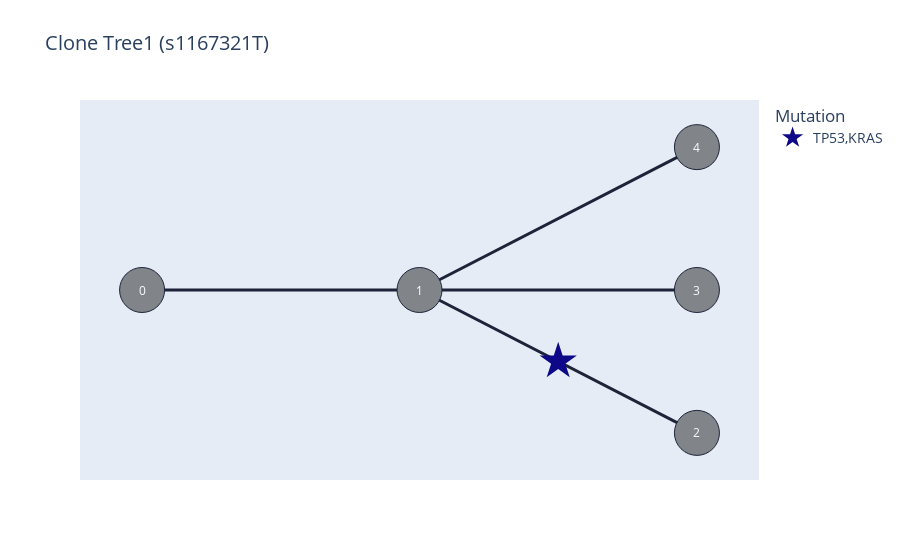

The code cell stored with this chart in its notebook:
### Markdown cell above
Lets look at predicted clone dynamics of individual patients

### Code cell
sts_patient = sts_patients[4]
plottree = PlotTreeAll(sts_patient, drivers=["TP53","KRAS","CDKN2A", "SMAD4"], tid=0, save_html=False, show=True)
df=pd.DataFrame([["C"+str(node.id), node.Y,node.fitness] for node in anl.samples[sts_patient.name].trees[0].nodes.values()],columns=["Clone","X0","F"])
plot_response(df, 0.4, sts_patient.name)

### Figure 1 — Plotly figure (JSON) as saved in the notebook; plotly's stock layout.template omitted (floating-point values rounded to 4 significant figures)
{"data": [{"hoverinfo": "none", "line": {"color": "#1D2339", "width": 3}, "mode": "lines", "showlegend": false, "type": "scatter", "x": [0, 0, null, 0, 0.5, null, 0.5, 1, null, 0.5, 1, null, 0.5, 1, null], "y": [30, 30, null, 30, 30, null, 30, 0, null, 30, 30, null, 30, 60, null]}, {"hoverinfo": "none", "marker": {"color": "#818589", "line": {"color": "#1D2339", "width": 1}, "size": 45, "symbol": "circle"}, "mode": "markers", "showlegend": false, "type": "scatter", "x": [0, 0.5, 1, 1, 1], "y": [30, 30, 0, 30, 60]}, {"hoverinfo": "text", "hovertext": "TP53,KRAS", "marker": {"color": "rgb(13, 8, 135)", "size": 28, "symbol": "star"}, "mode": "markers", "name": "TP53,KRAS", "type": "scatter", "x": [0.75], "y": [15]}], "layout": {"annotations": [{"font": {"color": "#FFFFFF", "size": 12}, "showarrow": false, "text": "0", "x": 0, "xref": "x", "y": 30, "yref": "y"}, {"font": {"color": "#FFFFFF", "size": 12}, "showarrow": false, "text": "1", "x": 0.5, "xref": "x", "y": 30, "yref": "y"}, {"font": {"color": "#FFFFFF", "size": 12}, "showarrow": false, "text": "2", "x": 1, "xref": "x", "y": 0, "yref": "y"}, {"font": {"color": "#FFFFFF", "size": 12}, "showarrow": false, "text": "3", "x": 1, "xref": "x", "y": 30, "yref": "y"}, {"font": {"color": "#FFFFFF", "size": 12}, "showarrow": false, "text": "4", "x": 1, "xref": "x", "y": 60, "yref": "y"}], "font": {"size": 14}, "legend": {"title": {"text": "Mutation"}}, "showlegend": true, "title": {"text": "Clone Tree1 (s1167321T)"}, "xaxis": {"showgrid": false, "showline": false, "showticklabels": false, "zeroline": false}, "yaxis": {"showgrid": false, "showline": false, "showticklabels": false, "zeroline": false}}}
